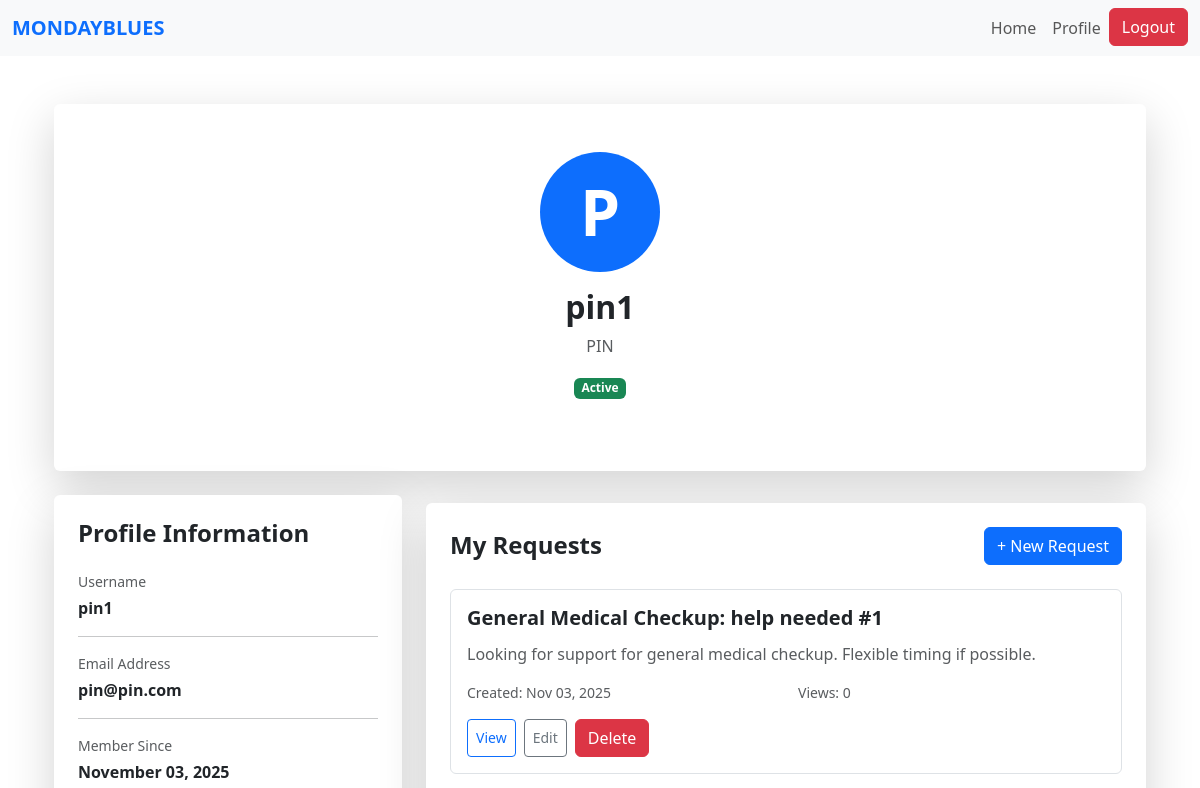
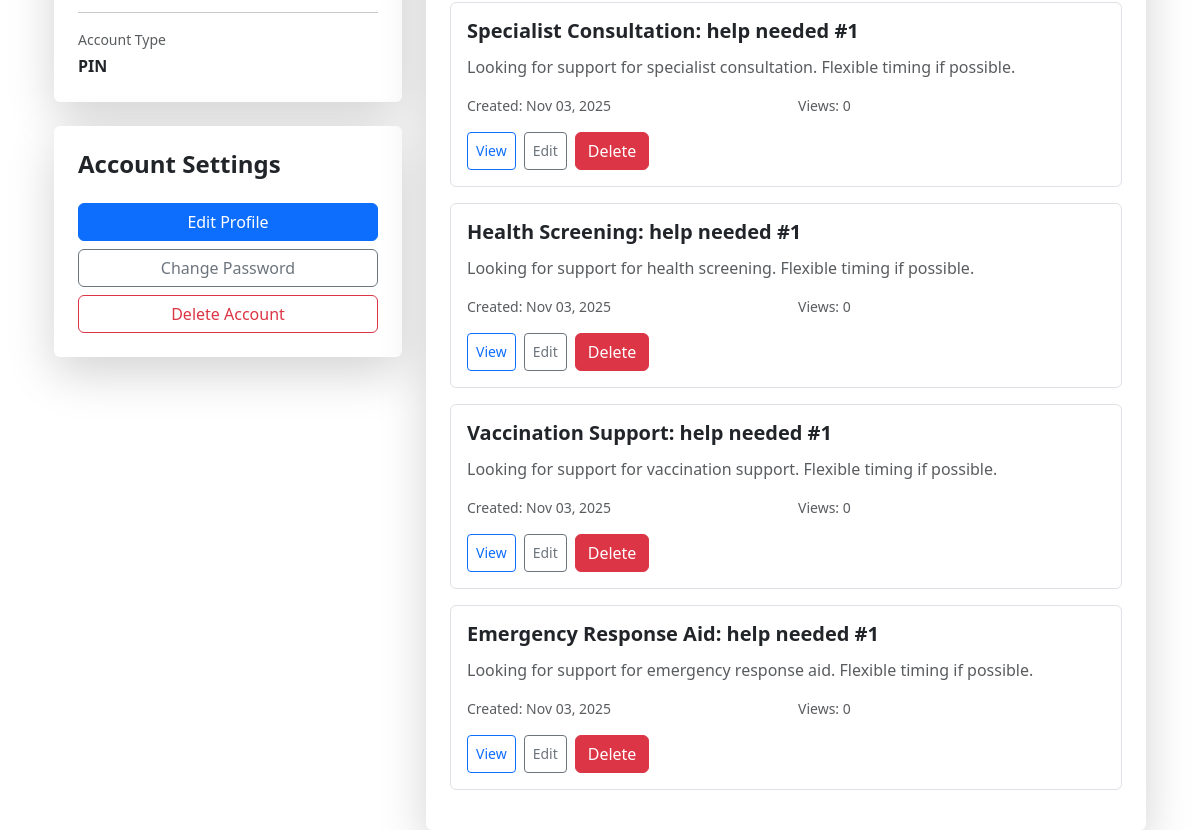
The app's page /pin/profile (signed in), older data (2 pictures, top to bottom).
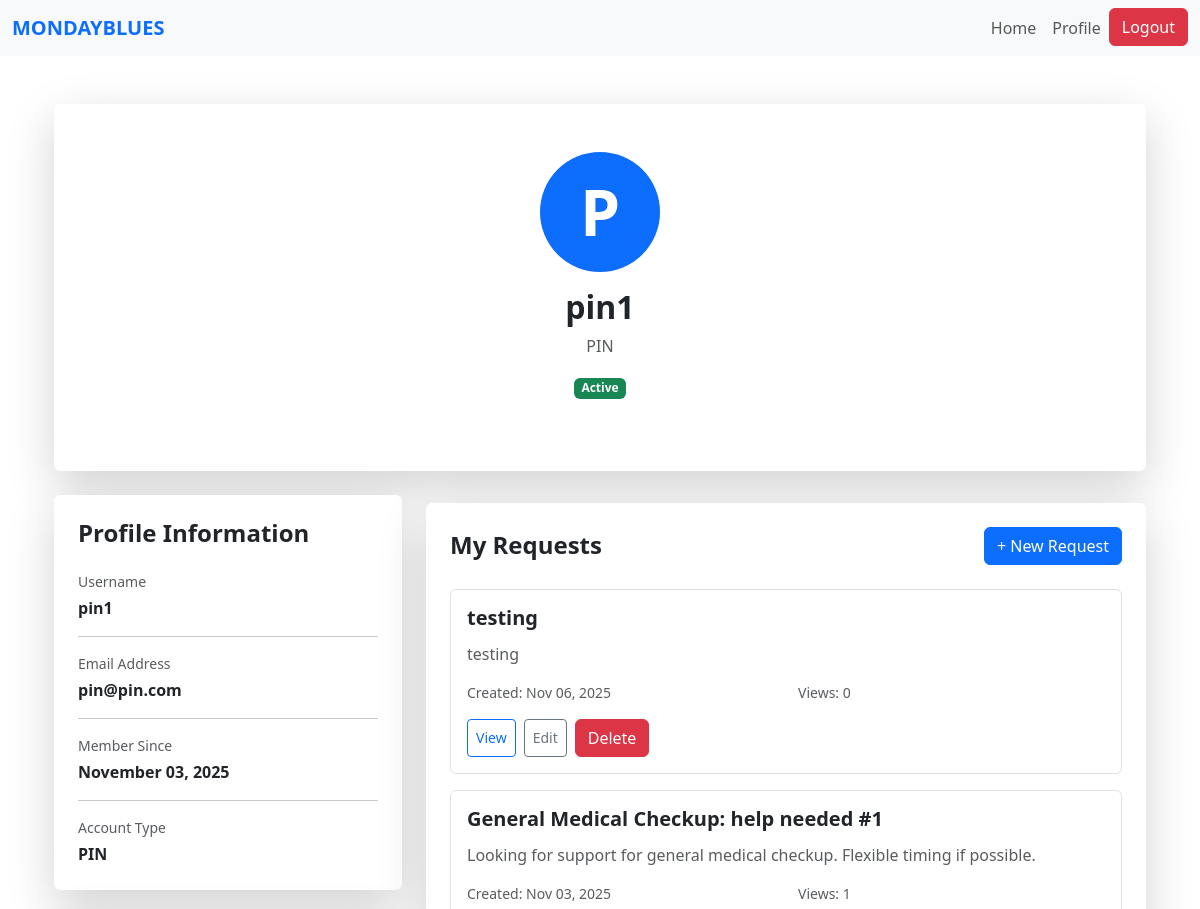
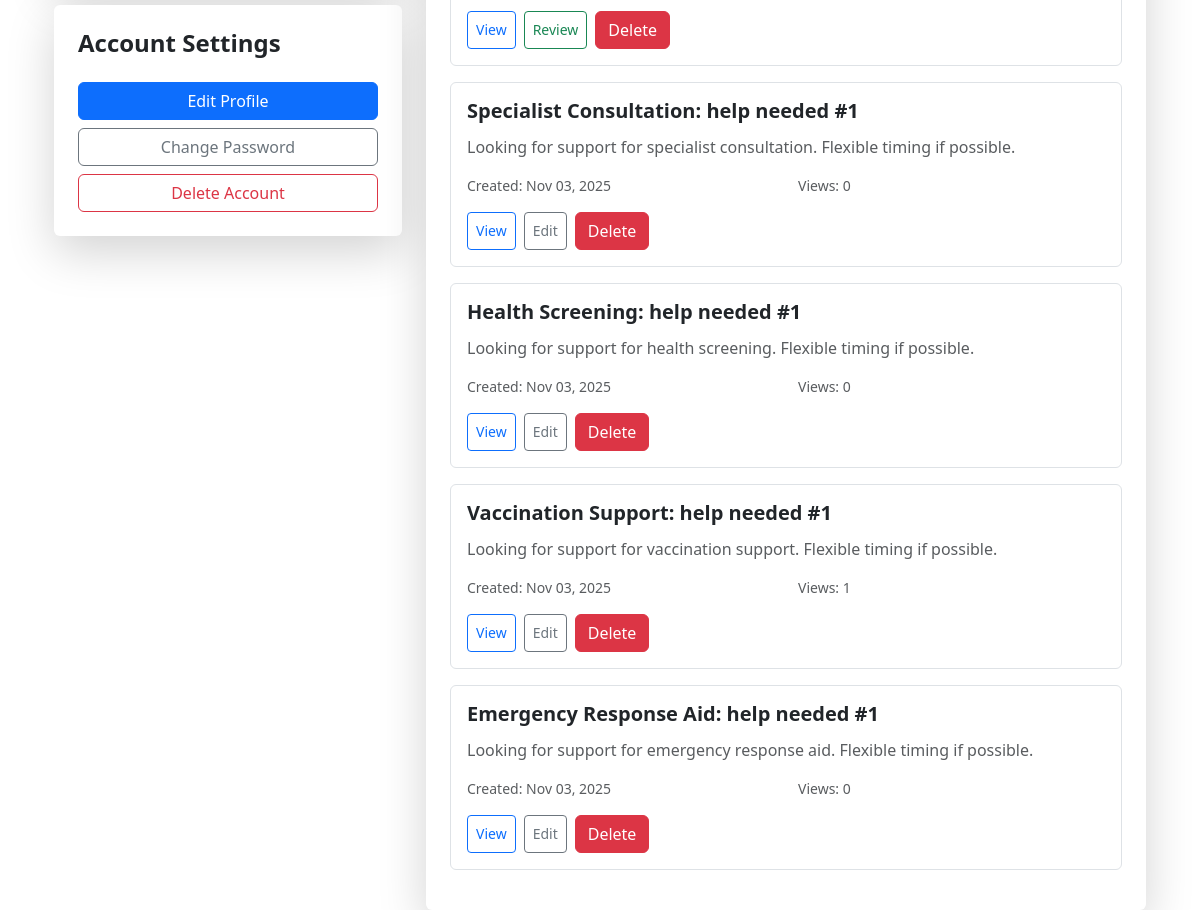
The same page, newer data (2 pictures, top to bottom).
### website/models.py (models this page shows)
class User(db.Model, UserMixin):
    id = db.Column(db.Integer, primary_key=True)
    name = db.Column(db.String(150))
    email = db.Column(db.String(150), unique=True)
    password = db.Column(db.String(150))
    date_created = db.Column(db.DateTime(timezone=True), default=func.now())
    role = db.Column(db.String(50), default='PIN')
    status = db.Column(db.String(20), default='Pending')  # Pending, Approved, Suspended
    """    total_rating = db.Column(db.Float, default=0)
    num_ratings = db.Column(db.Integer, default=0)

    def update_rating(self, new_rating: float):
        #Update overall CSR rating with a new rating value.
        if self.num_ratings == 0:
            self.total_rating = new_rating
        else:
            self.total_rating = ((self.total_rating * self.num_ratings) + new_rating) / (self.num_ratings + 1)
        self.num_ratings += 1"""

class Request(db.Model):
    id = db.Column(db.Integer, primary_key=True)
    title = db.Column(db.String(150), nullable=False)
    description = db.Column(db.Text, nullable=False)
    category_id = db.Column(db.Integer, db.ForeignKey('category.id'), nullable=False)
    category = db.relationship('Category', backref='requests')
    status = db.Column(db.String(20), default='Pending')  # Pending, Accepted, Completed
    scheduled_datetime = db.Column(db.DateTime, nullable=False)
    view_count = db.Column(db.Integer, default=0)
    date_created = db.Column(db.DateTime, default=datetime.utcnow)
    user_id = db.Column(db.Integer, db.ForeignKey('user.id'), nullable=False)
    volunteer_id = db.Column(db.Integer, db.ForeignKey('volunteer.id'), nullable=True)
    csr_id = db.Column(db.Integer, db.ForeignKey("csr.user_id"), nullable=True)
    user = db.relationship('User', backref=db.backref('requests', lazy=True, cascade='all, delete-orphan'), lazy=True)
    volunteer = db.relationship('Volunteer', backref=db.backref('assigned_requests', lazy=True), lazy=True)

### website/pin.py (the view)
@pin.route('/pin/profile')
@login_required
def pin_profile():
    if current_user.role != 'PIN':
        flash('Access denied.', 'danger')
        return redirect(url_for('views.home'))
    requests = Request.query.filter_by(user_id=current_user.id).order_by(Request.date_created.desc()).all()
    return render_template("pin_profile.html", requests=requests)

### website/templates/pin_profile.html (shortened to what this page needs)
{% extends "base.html" %}
{% block content %}
<div class="container mt-5">
    <div class="row justify-content-center">
        <div class="col-md-10 col-lg-12">
            <div class="card shadow-lg border-0 mb-4">
                <div class="card-body p-5">
                    <div class="text-center mb-4">
                        <div class="bg-primary rounded-circle d-inline-flex align-items-center justify-content-center mb-3" style="width: 120px; height: 120px;">
                            <span class="text-white display-3 fw-bold">{{ current_user.name[0].upper() }}</span>
                        </div>
                        <h2 class="fw-bold mb-2">{{ current_user.name }}</h2>
                        <p class="text-muted">{{ current_user.role }}</p>
                        <span class="badge
                            {% if current_user.status == 'Active' %} bg-success
                            {% elif current_user.status == 'Pending' %} bg-warning text-dark
                            {% elif current_user.status == 'Suspended' %} bg-danger
                            {% else %} bg-secondary {% endif %}">
                            {{ current_user.status }}
                        </span>
                    </div>
                </div>
            </div>
            <div class="row">
                <div class="col-lg-4">
                    <div class="card shadow-lg border-0 mb-4">
                        <div class="card-body p-4">
                            <h4 class="fw-bold mb-4">Profile Information</h4>
                            <div class="mb-3">
                                <p class="text-muted mb-1 small">Username</p>
                                <p class="fw-semibold mb-0">{{ current_user.name }}</p>
                            </div>
                            <hr>
                            <div class="mb-3">
                                <p class="text-muted mb-1 small">Email Address</p>
                                <p class="fw-semibold mb-0">{{ current_user.email }}</p>
                            </div>
                            <hr>
                            <div class="mb-3">
                                <p class="text-muted mb-1 small">Member Since</p>
                                <p class="fw-semibold mb-0">{{ current_user.date_created.strftime('%B %d, %Y') }}</p>
                            </div>
                            <hr>
                            <div>
                                <p class="text-muted mb-1 small">Account Type</p>
                                <p class="fw-semibold mb-0">{{ current_user.role }}</p>
                            </div>
                        </div>
                    </div>
                    <div class="card shadow-lg border-0">
                        <div class="card-body p-4">
                            <h4 class="fw-bold mb-4">Account Settings</h4>
                            <div class="d-grid gap-2">
                                <button class="btn btn-primary" onclick="location.href='/edit-profile'">Edit Profile</button>
                                <button class="btn btn-outline-secondary" onclick="location.href='/change-password'">Change Password</button>
                                <button class="btn btn-outline-danger" onclick="if(confirm('Are you sure you want to delete your account?')) location.href='/delete-account'">Delete Account</button>
                            </div>
                        </div>
                    </div>
                </div>
                <div class="col-lg-8 mt-2">
                    <div class="card shadow-lg border-0">
                        <div class="card-body p-4">
                            {% if current_user.status == "Pending" or current_user.status == "Suspended" %}
                                <div class="text-center py-5">
                                    <i class="bi bi-lock" style="font-size: 4rem; color: #ccc;"></i>
                                    <h4 class="fw-bold mt-3">Account Pending or Suspended</h4>
                                    <p class="text-muted">
                                        Your account is currently inactive. Please contact the administrator or wait for approval before creating requests.
                                    </p>
                                </div>
                            {% else %}
                                <div class="d-flex justify-content-between align-items-center mb-4">
                                    <h4 class="fw-bold mb-0">My Requests</h4>
                                    <button class="btn btn-primary" onclick="location.href='/create-request'">+ New Request</button>
                                </div>
                                {% if requests %}
                                    {% for request in requests %}
                                        <div class="card mb-3 border">
                                            <div class="card-body">
                                                <div class="d-flex justify-content-between align-items-start mb-2">
                                                    <h5 class="fw-bold mb-1">{{ request.title }}</h5>
                                                </div>
                                                <p class="text-muted mb-3">
                                                    {{ request.description[:100] }}{% if request.description|length > 100 %}...{% endif %}
                                                </p>
                                                <div class="row text-muted small mb-3">
                                                    <div class="col-md-6">
                                                         Created: {{ request.date_created.strftime('%b %d, %Y') }}
                                                    </div>
                                                    <div class="col-md-6">
                                                         Views: {{ request.view_count }}
                                                    </div>
                                                </div>
                                                <div class="d-flex gap-2">
                                                    <button class="btn btn-sm btn-outline-primary" onclick="location.href='/request/{{ request.id }}'">View</button>
                                                    {% if request.status == 'Completed' %}
                                                        <button class="btn btn-sm btn-outline-success" onclick="location.href='/request/{{ request.id }}/review'">Review</button>
                                                    {% else %}
                                                        <button class="btn btn-sm btn-outline-secondary" onclick="location.href='/request/{{ request.id }}/edit'">Edit</button>
                                                    {% endif %}
                                                    <form action="{{ url_for('csr.delete_request', request_id=request.id) }}" method="POST" onsubmit="return confirm('Are you sure you want to delete this request?');">
                                                        <button class="btn btn-danger" type="submit">
                                                             Delete
                                                        </button>
                                                    </form>
                                                </div>
                                            </div>
                                        </div>
                                    {% endfor %}
                                {% endif %}
                            {% endif %}
                        </div>
                    </div>
                </div>
            </div>
        </div>
    </div>
</div>
{% endblock %}

### website/templates/base.html (shortened to what this page needs)
<!DOCTYPE html>
<html lang="en">
<head>
  <link
    href="https://cdn.jsdelivr.net/npm/bootstrap@5.3.3/dist/css/bootstrap.min.css"
    rel="stylesheet"
  />
</head>
<body>
  <nav class="navbar navbar-expand-lg navbar-light bg-light">
    <div class="container-fluid">
      <a class="navbar-brand text-uppercase fw-semibold text-primary" href="/">MondayBlues</a>
      <div class="collapse navbar-collapse" id="navbarNav">
        <ul class="navbar-nav ms-auto">
          {% if current_user.is_authenticated %}
            <li class="nav-item">
              <a class="nav-link" href="/">Home</a>
            </li>
            {% if current_user.role == 'PIN' %}
              <li class="nav-item">
                <a class="nav-link" href="{{ url_for('pin.pin_profile') }}">Profile</a>
              </li>
            {% elif current_user.role == 'Volunteer' %}
              <li class="nav-item">
                <a class="nav-link" href="{{ url_for('volunteer.volunteer_dashboard') }}">Dashboard</a>
              </li>
            {% elif current_user.role == 'Admin' %}
              <li class="nav-item">
                <a class="nav-link" href="/admin">Admin Dashboard</a>
              </li>
            {% else %}
              <li class="nav-item">
                <a class="nav-link" href="#">Profile</a>
              </li>
            {% endif %}
            <li class="nav-item">
              <a class="btn btn-danger" type="button" href="/logout">Logout</a>
            </li>
          {% endif %}
        </ul>
      </div>
    </div>
  </nav>
  <div class="container mt-4">
    {% block content %}
    {% endblock %}
  </div>
</body>
</html>

Row changes from the older to the newer data that the page shows:
added Request: title "testing", description "testing", date_created "Nov 06, 2025", view_count "0"
changed Request "General Medical Checkup: help needed #1": view_count "0" → "1"; status "Edit" → "Review"
changed Request "Vaccination Support: help needed #1": view_count "0" → "1"
